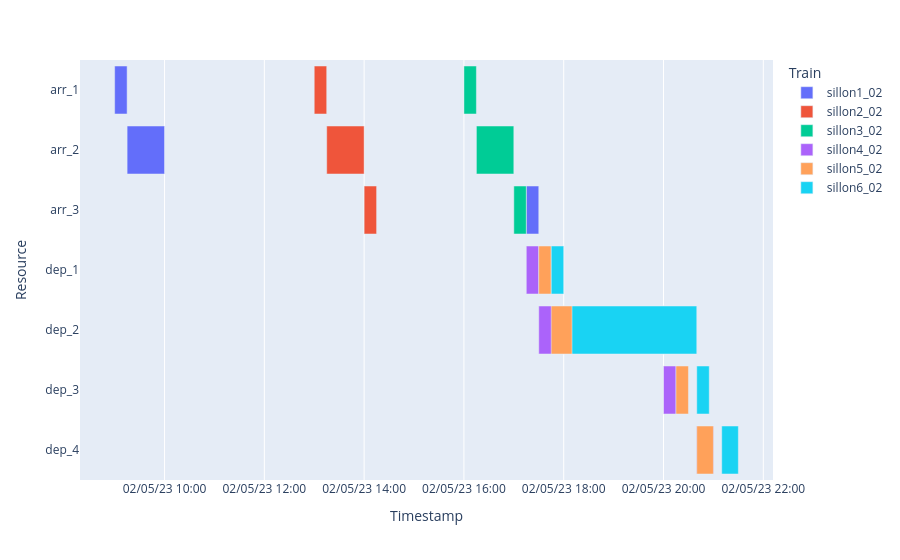

Notebook cell for this chart:
### Code cell
import datetime
import itertools
import plotly.express as px
import pandas as pd

# Liste ordonnée des machines
ORDERED_MACHINES = ["arr_1", "arr_2", "arr_3", "dep_1", "dep_2", "dep_3", "dep_4"]


# Données fournies sous forme de liste de dictionnaires
tasks = [
    {"Train": n_arr, 
     "Start": base_time + datetime.timedelta(minutes=var_arr.X), 
     "Finish": base_time + datetime.timedelta(minutes=var_arr.X + T_arr[m_arr]), 
     "Machine": f"arr_{m_arr}", 
     "Resource": f"arr_{m_arr}"}
    for (m_arr, n_arr), var_arr in t_arr.items()
] + [
    {"Train": n_dep, 
     "Start": base_time + datetime.timedelta(minutes=var_dep.X), 
     "Finish": base_time + datetime.timedelta(minutes=var_dep.X + T_dep[m_dep]), 
     "Machine": f"dep_{m_dep}", 
     "Resource": f"dep_{m_dep}"}
    for (m_dep, n_dep), var_dep in t_dep.items()
]

# Construction du DataFrame pour la visualisation
gantt_df = pd.DataFrame(tasks)

# Regroupement des ressources par machine
resource_per_machine = {}
for task in tasks:
    resource_per_machine.setdefault(task["Machine"], set()).add(task["Resource"])

sorted_resources = list(itertools.chain.from_iterable(
    [sorted(resource_per_machine[machine]) for machine in ORDERED_MACHINES]
))

fig = px.timeline(gantt_df, x_start="Start",
                  x_end="Finish", y="Resource", color="Train")
fig.update_layout(xaxis=dict(title='Timestamp', tickformat='%d/%m/%y %H:%M'))
fig.update_yaxes(categoryorder="array",
                 categoryarray=sorted_resources[::-1])
fig.show()

### Figure 1 — Plotly figure (JSON) as saved in the notebook; plotly's stock layout.template omitted (floating-point values rounded to 4 significant figures)
{"data": [{"alignmentgroup": "True", "base": ["2023-05-02T09:00:00", "2023-05-02T09:15:00", "2023-05-02T17:15:00"], "hovertemplate": "Train=sillon1_02<br>Start=%{base}<br>Finish=%{x}<br>Resource=%{y}<extra></extra>", "legendgroup": "sillon1_02", "marker": {"color": "#636efa", "pattern": {"shape": ""}}, "name": "sillon1_02", "offsetgroup": "sillon1_02", "orientation": "h", "showlegend": true, "textposition": "auto", "type": "bar", "x": [900000, 2700000, 900000], "xaxis": "x", "y": ["arr_1", "arr_2", "arr_3"], "yaxis": "y"}, {"alignmentgroup": "True", "base": ["2023-05-02T13:00:00", "2023-05-02T13:15:00", "2023-05-02T14:00:00"], "hovertemplate": "Train=sillon2_02<br>Start=%{base}<br>Finish=%{x}<br>Resource=%{y}<extra></extra>", "legendgroup": "sillon2_02", "marker": {"color": "#EF553B", "pattern": {"shape": ""}}, "name": "sillon2_02", "offsetgroup": "sillon2_02", "orientation": "h", "showlegend": true, "textposition": "auto", "type": "bar", "x": [900000, 2700000, 900000], "xaxis": "x", "y": ["arr_1", "arr_2", "arr_3"], "yaxis": "y"}, {"alignmentgroup": "True", "base": ["2023-05-02T16:00:00", "2023-05-02T16:15:00", "2023-05-02T17:00:00"], "hovertemplate": "Train=sillon3_02<br>Start=%{base}<br>Finish=%{x}<br>Resource=%{y}<extra></extra>", "legendgroup": "sillon3_02", "marker": {"color": "#00cc96", "pattern": {"shape": ""}}, "name": "sillon3_02", "offsetgroup": "sillon3_02", "orientation": "h", "showlegend": true, "textposition": "auto", "type": "bar", "x": [900000, 2700000, 900000], "xaxis": "x", "y": ["arr_1", "arr_2", "arr_3"], "yaxis": "y"}, {"alignmentgroup": "True", "base": ["2023-05-02T17:15:00", "2023-05-02T17:30:00", "2023-05-02T20:00:00", "2023-05-02T20:40:00"], "hovertemplate": "Train=sillon4_02<br>Start=%{base}<br>Finish=%{x}<br>Resource=%{y}<extra></extra>", "legendgroup": "sillon4_02", "marker": {"color": "#ab63fa", "pattern": {"shape": ""}}, "name": "sillon4_02", "offsetgroup": "sillon4_02", "orientation": "h", "showlegend": true, "textposition": "auto", "type": "bar", "x": [900000, 9000000, 900000, 1200000], "xaxis": "x", "y": ["dep_1", "dep_2", "dep_3", "dep_4"], "yaxis": "y"}, {"alignmentgroup": "True", "base": ["2023-05-02T17:30:00", "2023-05-02T17:45:00", "2023-05-02T20:15:00", "2023-05-02T20:40:00"], "hovertemplate": "Train=sillon5_02<br>Start=%{base}<br>Finish=%{x}<br>Resource=%{y}<extra></extra>", "legendgroup": "sillon5_02", "marker": {"color": "#FFA15A", "pattern": {"shape": ""}}, "name": "sillon5_02", "offsetgroup": "sillon5_02", "orientation": "h", "showlegend": true, "textposition": "auto", "type": "bar", "x": [900000, 9000000, 900000, 1200000], "xaxis": "x", "y": ["dep_1", "dep_2", "dep_3", "dep_4"], "yaxis": "y"}, {"alignmentgroup": "True", "base": ["2023-05-02T17:45:00", "2023-05-02T18:10:00", "2023-05-02T20:40:00", "2023-05-02T21:10:00"], "hovertemplate": "Train=sillon6_02<br>Start=%{base}<br>Finish=%{x}<br>Resource=%{y}<extra></extra>", "legendgroup": "sillon6_02", "marker": {"color": "#19d3f3", "pattern": {"shape": ""}}, "name": "sillon6_02", "offsetgroup": "sillon6_02", "orientation": "h", "showlegend": true, "textposition": "auto", "type": "bar", "x": [900000, 9000000, 900000, 1200000], "xaxis": "x", "y": ["dep_1", "dep_2", "dep_3", "dep_4"], "yaxis": "y"}], "layout": {"barmode": "overlay", "legend": {"title": {"text": "Train"}, "tracegroupgap": 0}, "margin": {"t": 60}, "xaxis": {"anchor": "y", "domain": [0, 1], "tickformat": "%d/%m/%y %H:%M", "title": {"text": "Timestamp"}, "type": "date"}, "yaxis": {"anchor": "x", "categoryarray": ["dep_4", "dep_3", "dep_2", "dep_1", "arr_3", "arr_2", "arr_1"], "categoryorder": "array", "domain": [0, 1], "title": {"text": "Resource"}}}}
